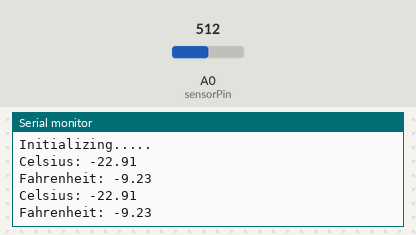
The sketch below on a simulated Arduino Uno, built with avr-gcc and run on an emulated ATmega328P. Parts: the last lines printed to the serial monitor. The test bench sets the inputs (shaded band); at power-on: A0 (sensorPin) = 512.

Above: at 2.8 s.
2.9 s: A0 (sensorPin) set to 716
At 5.0 s:
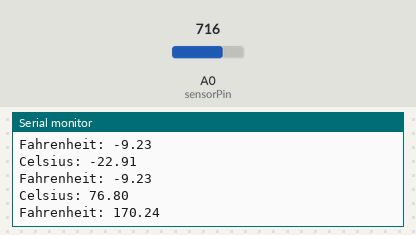
5.6 s: A0 (sensorPin) set to 900
At 6.6 s:
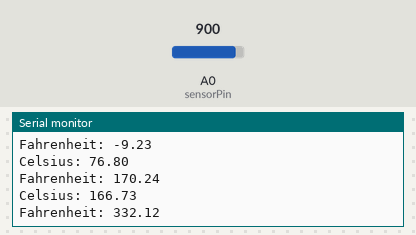
Timing chart, 0 to 8.6 s (numbered marks = the images above; inputs shaded):
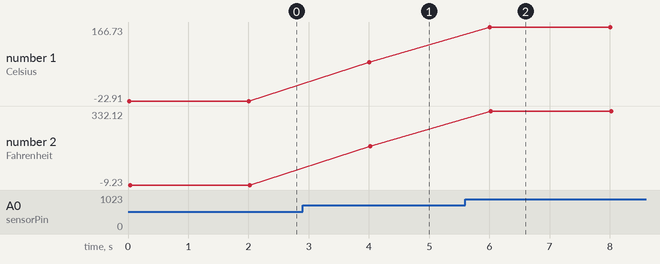

The sketch:

sketch_oct27a.ino
```cpp
#define sensorPin 0
float Celsius, Fahrenheit, Kelvin;
int sensorValue;

void setup() {
  // put your setup code here, to run once:
  Serial.begin(9600);
  Serial.println("Initializing.....");
}

void loop() {
  // put your main code here, to run repeatedly:
  GetTemp();
  Serial.print("Celsius: ");
  Serial.println(Celsius);
  Serial.print("Fahrenheit: ");
  Serial.println(Fahrenheit);
  Serial.println();

  delay(2000);
}

void GetTemp() {
  sensorValue = analogRead(sensorPin);
  Kelvin = (((float(sensorValue) / 1023) * 5) * 100);
  Celsius = Kelvin - 273.15;
  Fahrenheit = (Celsius * 1.8) + 32;
}
```

Measured:
- after the input at 2.9 s, the serial monitor: prints a new line after 1.1 s (image 1)
- after the input at 5.6 s, the serial monitor: prints a new line after 0.40 s (image 2)
- plotted number 1: -22.91 → 76.8 after the input at 2.9 s, 76.8 → 166.73 after the input at 5.6 s
- plotted number 2: -9.23 → 170.24 after the input at 2.9 s, 170.24 → 332.12 after the input at 5.6 s
